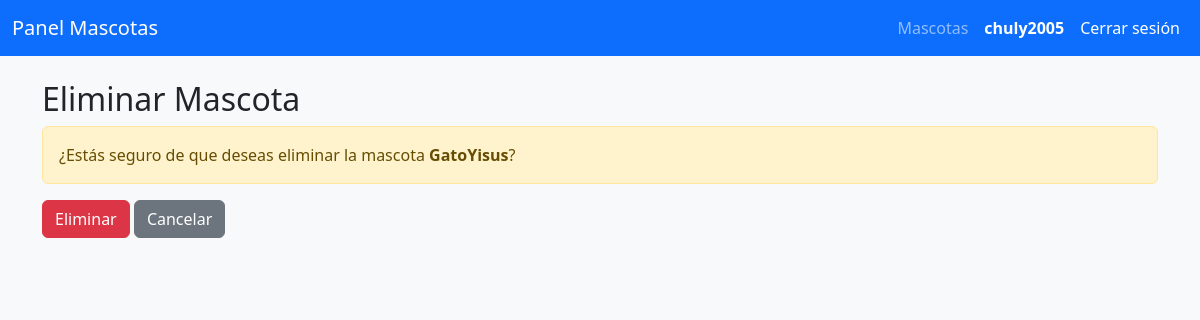
The page /Mascota/moderador/mascotas/2/eliminar/?nfc_id=&nombre=&telefono_dueno= (signed in) on the database as committed earlier.
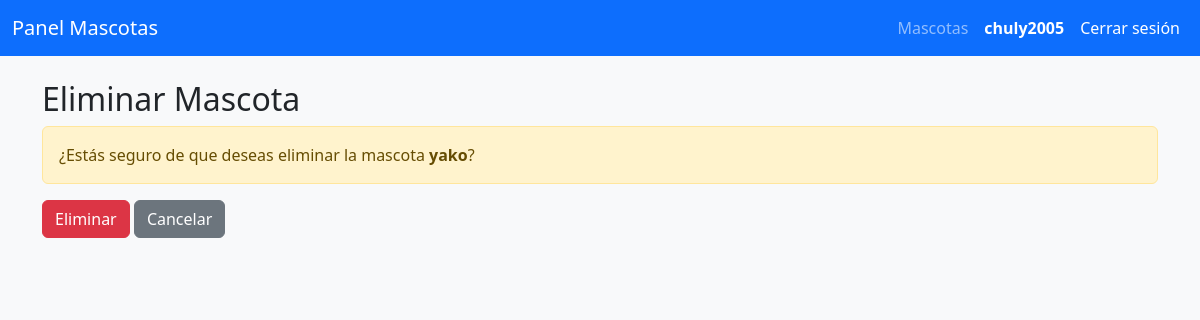
The same page on the database as committed later.
### mascotas/models.py (models this page shows, shortened)
class Mascota(models.Model):
    nfc_id = models.CharField(max_length=100, unique=True)
    nombre = models.CharField(max_length=100)
    foto = models.ImageField(upload_to='fotos_mascotas/')
    vacunado_rabia = models.BooleanField(default=False)
    nombre_dueno = models.CharField(max_length=100)
    rut_dueno = models.CharField(max_length=15, verbose_name='RUT del dueño')
    email_dueno = models.EmailField(max_length=254, verbose_name='Correo del dueño')
    telefono_dueno = models.CharField(max_length=20, null=True, blank=True)

### mascotas/views.py (the view)
# urls.py: path('moderador/mascotas/<int:pk>/eliminar/', views.moderador_eliminar_mascota, name='moderador_eliminar_mascota'),
@login_required
def moderador_eliminar_mascota(request, pk):
    mascota = get_object_or_404(Mascota, pk=pk)
    params = request.GET.urlencode()
    if request.method == 'POST':
        mascota.delete()
        if params:
            return redirect(f"{reverse('moderador_listar_mascotas')}?{params}")
        return redirect('moderador_listar_mascotas')
    return render(request, 'moderadores/eliminar_mascota.html', {'mascota': mascota, 'params': params})

### mascotas/templates/moderadores/eliminar_mascota.html (shortened to what this page needs)
{% extends 'base.html' %}
{% block content %}
<div class="container mt-4">
  <h2>Eliminar Mascota</h2>
  <div class="alert alert-warning">¿Estás seguro de que deseas eliminar la mascota <strong>{{ mascota.nombre }}</strong>?</div>
  <form method="post">
    <button type="submit" class="btn btn-danger">Eliminar</button>
    <a href="{% url 'moderador_listar_mascotas' %}{% if params %}?{{ params }}{% endif %}" class="btn btn-secondary">Cancelar</a>
  </form>
</div>
{% endblock %}

Rows that differ between the two databases and show on the page:
changed Mascota: nombre "GatoYisus" → "yako"
